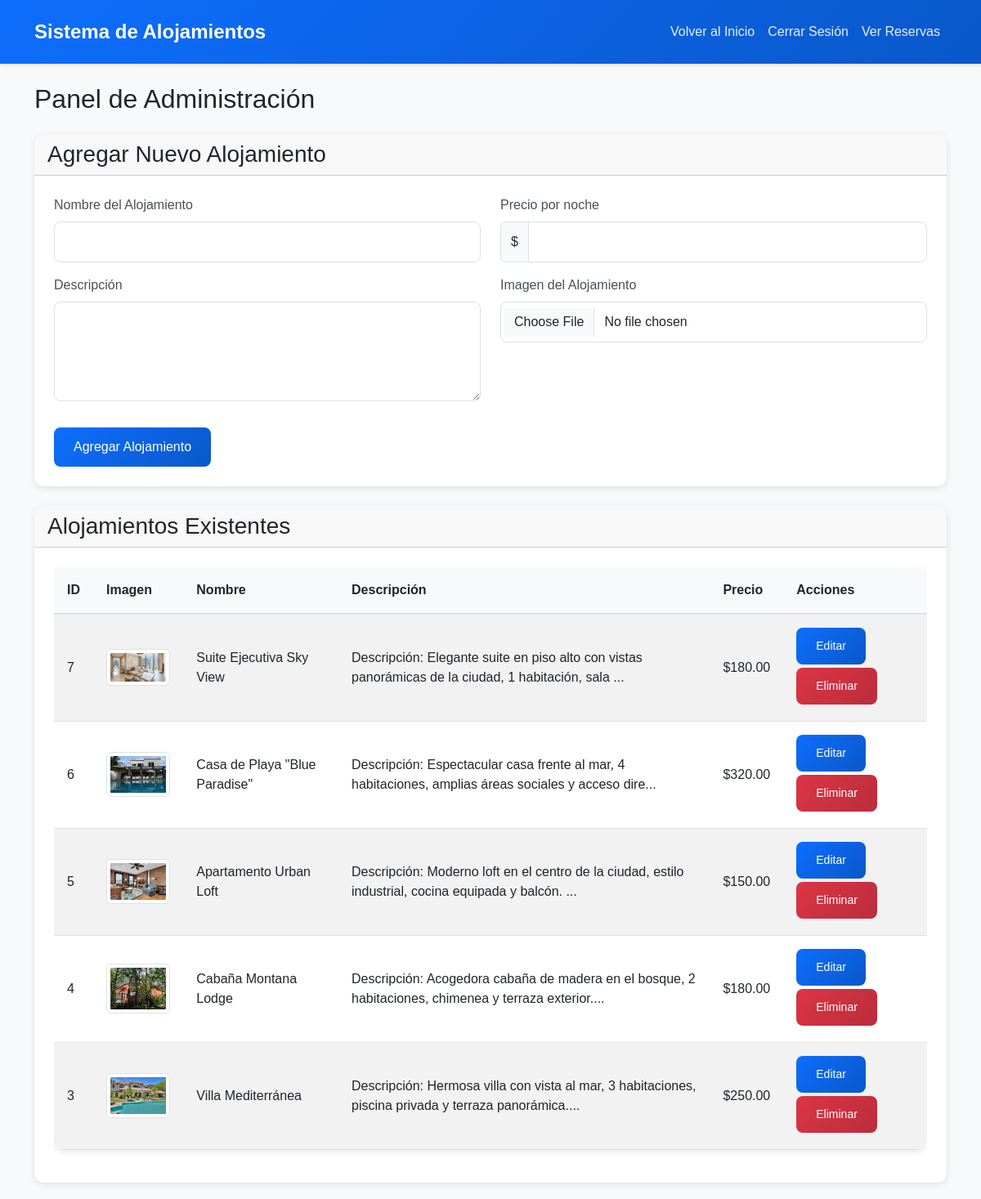
/admin/index.php (signed in), run on the app's committed database.
### tables this page shows
CREATE TABLE `accommodations` (
  `id` int(11) NOT NULL,
  `name` varchar(100) NOT NULL,
  `description` text DEFAULT NULL,
  `price` decimal(10,2) NOT NULL,
  `image_url` varchar(255) DEFAULT NULL,
  `status` enum('available','occupied','maintenance') DEFAULT 'available',
  `created_at` timestamp NOT NULL DEFAULT current_timestamp()
);

### models/Accommodation.php (called while the page is built, shortened)
<?php
class Accommodation {
    private $pdo;
    public function __construct($pdo) {
        $this->pdo = $pdo;
    }
    public function getAllAccommodations() {
        try {
            $stmt = $this->pdo->query("SELECT * FROM accommodations WHERE status = 'available' ORDER BY created_at DESC");
            return $stmt->fetchAll(PDO::FETCH_ASSOC);
        } catch(PDOException $e) {
            error_log("Error getting accommodations: " . $e->getMessage());
            return [];
        }
    }
}

### admin/index.php (the view, shortened to what this page needs)
<?php
require_once '../config/database.php';
require_once '../models/Accommodation.php';
$accommodation = new Accommodation($pdo);
$accommodations = $accommodation->getAllAccommodations();
?>
<!DOCTYPE html>
<html lang="es">
<head>
    <link href="https://cdn.jsdelivr.net/npm/bootstrap@5.3.0/dist/css/bootstrap.min.css" rel="stylesheet">
    <link rel="stylesheet" href="../css/style.css">
</head>
<body>
    <nav class="navbar navbar-expand-lg navbar-dark bg-primary">
        <div class="container">
            <a class="navbar-brand" href="../index.php">Sistema de Alojamientos</a>
            <div class="collapse navbar-collapse">
                <ul class="navbar-nav ms-auto">
                    <li class="nav-item">
                        <a class="nav-link" href="../index.php">Volver al Inicio</a>
                    </li>
                    <li class="nav-item">
                        <a class="nav-link" href="../logout.php">Cerrar Sesión</a>
                    </li>
                    <li class="nav-item">
    <a class="nav-link" href="view_bookings.php">Ver Reservas</a>
</li>
                </ul>
            </div>
        </div>
    </nav>
    <div class="container mt-4">
        <h2 class="mb-4">Panel de Administración</h2>
        <div class="card mb-4">
            <div class="card-header">
                <h3 class="mb-0">Agregar Nuevo Alojamiento</h3>
            </div>
            <div class="card-body">
                <form action="add_accommodation.php" method="POST" enctype="multipart/form-data">
                    <div class="row">
                        <div class="col-md-6">
                            <div class="mb-3">
                                <label for="name" class="form-label">Nombre del Alojamiento</label>
                                <input type="text" class="form-control" id="name" name="name" required>
                            </div>
                            <div class="mb-3">
                                <label for="description" class="form-label">Descripción</label>
                                <textarea class="form-control" id="description" name="description" rows="4" required></textarea>
                            </div>
                        </div>
                        <div class="col-md-6">
                            <div class="mb-3">
                                <label for="price" class="form-label">Precio por noche</label>
                                <div class="input-group">
                                    <span class="input-group-text">$</span>
                                    <input type="number" class="form-control" id="price" name="price" step="0.01" required>
                                </div>
                            </div>
                            <div class="mb-3">
                                <label for="image" class="form-label">Imagen del Alojamiento</label>
                                <input type="file" class="form-control" id="image" name="image"
                                       accept="image/jpeg,image/png" onchange="previewImage(this)">
                            </div>
                        </div>
                    </div>
                    <div class="mt-3">
                        <button type="submit" class="btn btn-primary">Agregar Alojamiento</button>
                    </div>
                </form>
            </div>
        </div>
        <div class="card">
            <div class="card-header">
                <h3 class="mb-0">Alojamientos Existentes</h3>
            </div>
            <div class="card-body">
                <div class="table-responsive">
                    <table class="table table-striped">
                        <thead>
                            <tr>
                                <th>ID</th>
                                <th>Imagen</th>
                                <th>Nombre</th>
                                <th>Descripción</th>
                                <th>Precio</th>
                                <th>Acciones</th>
                            </tr>
                        </thead>
                        <tbody>
                            <?php foreach($accommodations as $acc): ?>
                            <tr>
                                <td><?php echo $acc['id']; ?></td>
                                <td>
                                    <img src="../<?php echo $acc['image_url'] ?? 'assets/uploads/default-accommodation.jpg'; ?>"
                                         alt="<?php echo htmlspecialchars($acc['name']); ?>"
                                         class="img-thumbnail" style="width: 100px;">
                                </td>
                                <td><?php echo htmlspecialchars($acc['name']); ?></td>
                                <td><?php echo htmlspecialchars(substr($acc['description'], 0, 100)) . '...'; ?></td>
                                <td>$<?php echo number_format($acc['price'], 2); ?></td>
                                <td>
                                    <a href="edit_accommodation.php?id=<?php echo $acc['id']; ?>"
                                       class="btn btn-sm btn-primary mb-1">Editar</a>
                                    <button onclick="confirmDelete(<?php echo $acc['id']; ?>)"
                                            class="btn btn-sm btn-danger mb-1">Eliminar</button>
                                </td>
                            </tr>
                            <?php endforeach; ?>
                        </tbody>
                    </table>
                </div>
            </div>
        </div>
    </div>
</body>
</html>

### css/style.css (style rules this page uses)
body { background-color: #f8f9fa; font-family: 'Arial', sans-serif; min-height: 100vh; display: flex; flex-direction: column; }
.navbar { box-shadow: 0 2px 4px rgba(0,0,0,0.1); padding: 1rem 0; background: linear-gradient(135deg, #0d6efd, #0a58ca); }
.navbar-brand { font-weight: bold; font-size: 1.5rem; }
.navbar-dark .navbar-nav .nav-link { color: rgba(255, 255, 255, 0.9); transition: color 0.3s ease; }
.card { transition: all 0.3s ease; margin-bottom: 20px; box-shadow: 0 2px 8px rgba(0,0,0,0.1); border: none; border-radius: 12px; overflow: hidden; }
.card-body { padding: 1.5rem; }
.form-control { border-radius: 8px; padding: 0.75rem 1rem; border: 1px solid #dee2e6; transition: all 0.3s ease; }
.form-label { font-weight: 500; color: #495057; margin-bottom: 0.5rem; }
.btn { padding: 0.75rem 1.5rem; border-radius: 8px; font-weight: 500; transition: all 0.3s ease; }
.btn-primary { background: linear-gradient(135deg, #0d6efd, #0a58ca); border: none; }
.btn-danger { background: linear-gradient(135deg, #dc3545, #bb2d3b); border: none; }
.table { background: white; border-radius: 12px; overflow: hidden; box-shadow: 0 2px 8px rgba(0,0,0,0.1); }
.table thead th { background-color: #f8f9fa; border-bottom: 2px solid #dee2e6; padding: 1rem; font-weight: 600; }
.table tbody td { padding: 1rem; vertical-align: middle; }
.card { animation: fadeIn 0.5s ease; }
.card { height: 100%; display: flex; flex-direction: column; }
.card-body { flex: 1; display: flex; flex-direction: column; }

### data on the page
accommodations: id "7", image_url+name (picture), name "Suite Ejecutiva Sky View", description "Descripción: Elegante suite en piso alto con vistas panorámicas de la ciudad, 1 habitación, sala", price "180.00"
accommodations: id "6", image_url (picture), name "Casa de Playa \"Blue Paradise\"", description "Descripción: Espectacular casa frente al mar, 4 habitaciones, amplias áreas sociales y acceso dire", price "320.00"
accommodations: id "5", image_url (picture), name "Apartamento Urban Loft", description "Descripción: Moderno loft en el centro de la ciudad, estilo industrial, cocina equipada y balcón.", price "150.00"
accommodations: id "4", image_url+name (picture), name "Cabaña Montana Lodge", description "Descripción: Acogedora cabaña de madera en el bosque, 2 habitaciones, chimenea y terraza exterior.", price "180.00"
accommodations: id "3", image_url+name (picture), name "Villa Mediterránea", description "Descripción: Hermosa villa con vista al mar, 3 habitaciones, piscina privada y terraza panorámica.", price "250.00"
